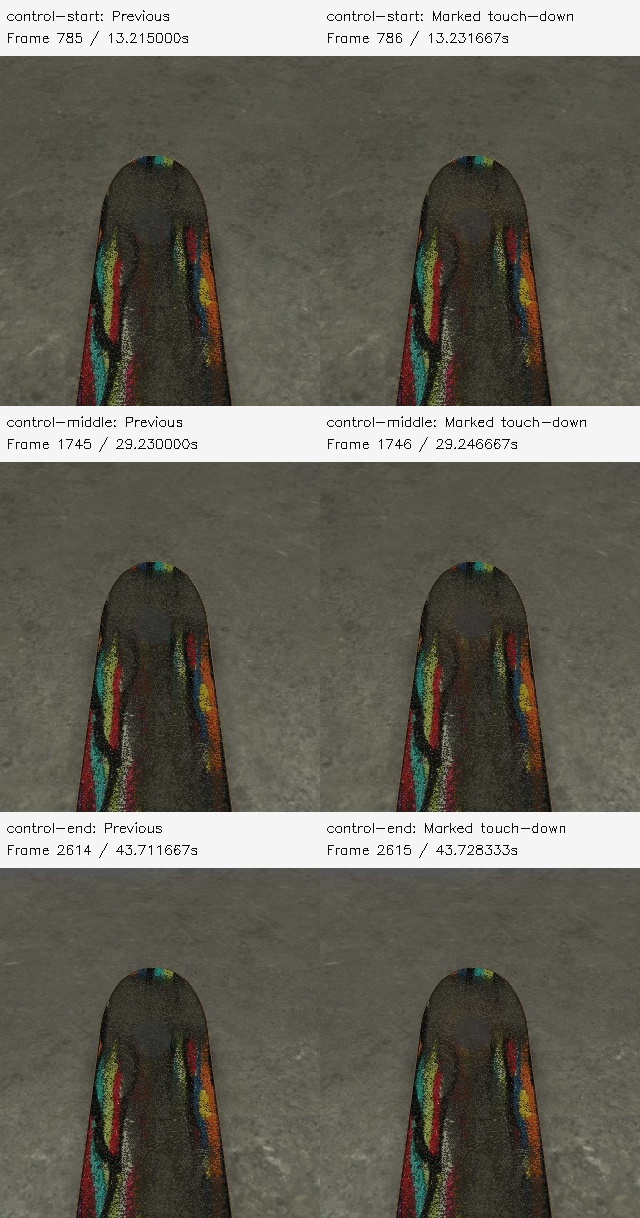
#> input picture research/evidence/HID-USB-20261006/pico-curve-pilot-curve-01-timing-20261009/boundary-pairs.jpg, 640 x 1218 px; its folder holds only this picture in this run
$ python -i trick_info_reader.py   (imports and definitions only)
#> lines starting #> are read from the running program, lines starting #| are printed output that depends on the picture; after the words box and inside, x2 and y2 are one past the last pixel; in counts of white or black regions, pixels touching at a corner belong together
import difflib
import logging
import re
from functools import lru_cache
from typing import Literal, NamedTuple

import cv2
import numpy as np

from .known_tricks import KNOWN_TRICKS, MODIFIERS
from trueskate_ai.vision.vision_ocr import image_to_lines as vision_image_to_lines
from trueskate_ai.vision.vision_ocr import is_vision_available, vision_unavailable_reason


class TrickResult(NamedTuple):
    trick: str
    status: Literal["landed", "failed", "unknown"]


class AnchorInfo(NamedTuple):
    """Cheap (OCR-free) description of a trick-notification anchor in a frame.

    The anchor is the green (landed) / red (failed) score-digit cluster. `mask`
    is the boolean colour mask over ``frame[anchor_y_offset:680, :]`` and is
    consumed by `ocr_at_anchor`. `clipped` is True when the notification is
    mid-slide (anchor bbox hugging a frame edge) — its trick name is truncated
    and OCR on it would yield garbage fragments.
    """

    status: Literal["landed", "failed"]
    mask: np.ndarray
    anchor_y_offset: int
    x_min: int
    x_max: int
    y_min: int
    y_max: int
    pixel_count: int
    clipped: bool


# Row where the anchor colour-search band starts (frames are 750x1624).
_ANCHOR_Y_OFFSET = 180
# A notification slides in from the left and out to the right; when its anchor
# bbox is within these margins of a frame edge the trick name is clipped
# off-screen. Asymmetric: the name extends far left of the score but only
# slightly right, and the right-edge slide-out is the dominant failure mode.
_CLIP_MARGIN_LEFT = 40
_CLIP_MARGIN_RIGHT = 150

# Sponsor/park-name words that show up in-frame and must never match a trick.
_BANNER_WORDS = frozenset({
    "TRUE", "SKATE", "SUPER", "CROWN", "STREET", "LEAGUE", "SLS",
    "CALIFORNIA", "SKATEPARKS", "SANTA", "CRUZ", "GLASSHOUSE",
})

_LOGGED_OCR_BACKEND = False


# [22 lines left out: functions _resolve_ocr_backend, _extract_lines_with_ocr, not called in this run]


def ensure_ocr_backend_ready() -> None:
    """Fail fast if OCR backend is misconfigured or unavailable."""
    _resolve_ocr_backend()


# [34 lines left out: function _match_component, not called in this run]


def _find_anchor(search: np.ndarray) -> tuple[np.ndarray, Literal["landed", "failed"]] | None:
    """Find the notification anchor band (green = landed, red = failed).

    Args:
        search: Cropped frame slice (frame[180:680, :]) in BGR.

    Returns:
        (mask, status) where mask is a bool array over search and status is
        "landed" or "failed", or None if no colour is found.
    """
    r = search[:, :, 2].astype(np.int32)
    g = search[:, :, 1].astype(np.int32)
    b = search[:, :, 0].astype(np.int32)

    green_mask = (g > 150) & ((g - r) > 40) & ((g - b) > 40)
    if green_mask.sum() >= 15:
        logging.debug("anchor search: green=%d, red=— (skipped)", green_mask.sum())
        return green_mask, "landed"

    # Filter red pixels to the left+center two-thirds of the frame to exclude
    # right-edge sponsor bars and stadium walls; notification banners appear on
    # the left or center of the screen.
    w = search.shape[1]
    left_center = np.zeros_like(r, dtype=bool)
    left_center[:, : 2 * w // 3] = True

    red_mask = (r > 150) & ((r - g) > 60) & ((r - b) > 60)
    red_filtered = red_mask & left_center

    logging.debug("anchor search: green=%d, red=%d (filtered)", green_mask.sum(), red_filtered.sum())

    if red_filtered.sum() >= 35:
        return red_filtered, "failed"

    return None


# [104 lines left out: function _ocr_above_anchor, not called in this run]


def find_notification_anchor(frame: np.ndarray) -> AnchorInfo | None:
    """Cheap, OCR-free detection of the trick-notification anchor.

    Runs only colour thresholding (fast numpy) — no OCR. Used to score and rank
    many captured frames before paying for OCR on just the best few.

    Returns AnchorInfo, or None if no green/red notification colour is present.
    """
    search = frame[_ANCHOR_Y_OFFSET:680, :]
    result = _find_anchor(search)
    if result is None:
        return None

    mask, status = result
    ys, xs = np.where(mask)
    x_min, x_max = int(xs.min()), int(xs.max())
    y_min = int(ys.min()) + _ANCHOR_Y_OFFSET
    y_max = int(ys.max()) + _ANCHOR_Y_OFFSET
    w = frame.shape[1]
    clipped = x_min <= _CLIP_MARGIN_LEFT or x_max >= w - _CLIP_MARGIN_RIGHT
    return AnchorInfo(
        status=status,
        mask=mask,
        anchor_y_offset=_ANCHOR_Y_OFFSET,
        x_min=x_min,
        x_max=x_max,
        y_min=y_min,
        y_max=y_max,
        pixel_count=int(mask.sum()),
        clipped=clipped,
    )


def ocr_at_anchor(frame: np.ndarray, anchor: AnchorInfo) -> tuple[TrickResult | None, dict]:
    """Run the (expensive) OCR pipeline for a precomputed anchor."""
    return _ocr_above_anchor(frame, anchor.mask, anchor.anchor_y_offset, anchor.status)


def detect_trick_with_diagnostics(frame: np.ndarray) -> tuple[TrickResult | None, dict]:
    """Return trick detection result plus per-frame diagnostics."""
    diagnostics: dict = {
        "anchor_found": False,
        "anchor_status": None,
        "anchor_pixels": 0,
        "anchor_clipped": False,
        "crop_bounds": None,
        "ocr_lines": [],
        "ocr_candidates": [],
        "matched_components": [],
        "final_trick": None,
    }

    anchor = find_notification_anchor(frame)
    if anchor is None:
        return None, diagnostics

    diagnostics["anchor_found"] = True
    diagnostics["anchor_status"] = anchor.status
    diagnostics["anchor_pixels"] = anchor.pixel_count
    diagnostics["anchor_clipped"] = anchor.clipped
    trick_result, ocr_diag = ocr_at_anchor(frame, anchor)
    diagnostics.update(ocr_diag)
    return trick_result, diagnostics


# [13 lines left out: function detect_trick, not called in this run]

>>> import cv2
>>> picture = cv2.imread('../../../research/evidence/HID-USB-20261006/pico-curve-pilot-curve-01-timing-20261009/boundary-pairs.jpg')
#> picture is the input picture: shape (1218, 640, 3); mean B, G, R 90.5, 100.3, 103.2
>>> result = detect_trick_with_diagnostics(picture)
#> in find_notification_anchor, `search = frame[_ANCHOR_Y_OFFSET:680, :]`:
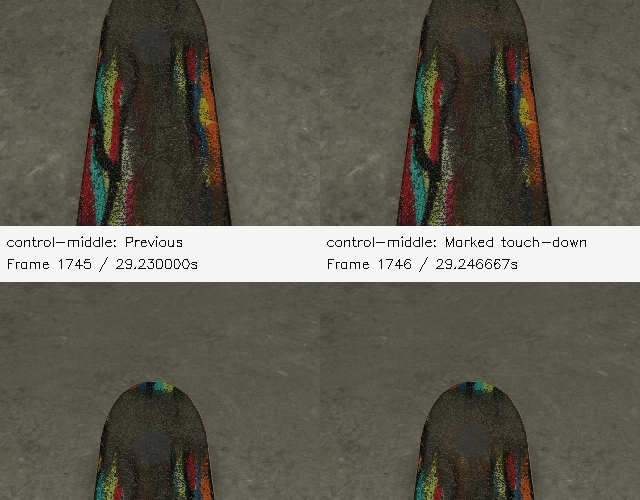
#> search: shape (500, 640, 3); mean B, G, R 85.1, 95.2, 98.2
#> in _find_anchor, `r = search[:, :, 2].astype(np.int32)`:
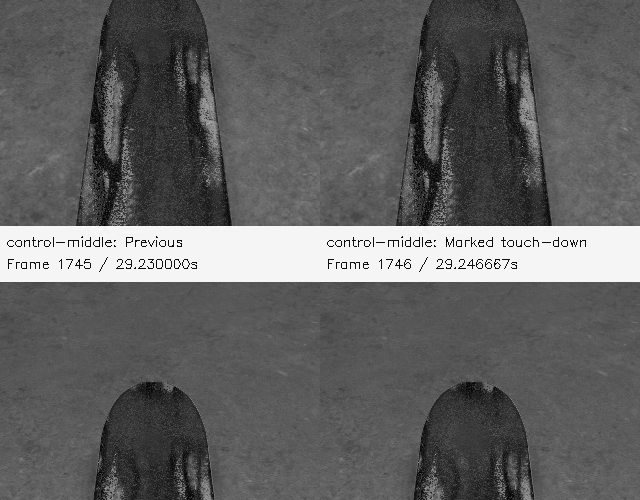
#> r: shape (500, 640) int32; min 0, max 255, mean 98.2
#> in _find_anchor, `g = search[:, :, 1].astype(np.int32)`:
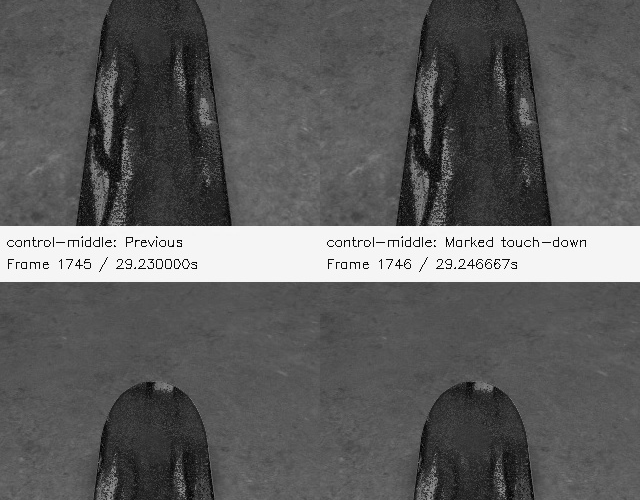
#> g: shape (500, 640) int32; min 0, max 254, mean 95.2
#> in _find_anchor, `b = search[:, :, 0].astype(np.int32)`:
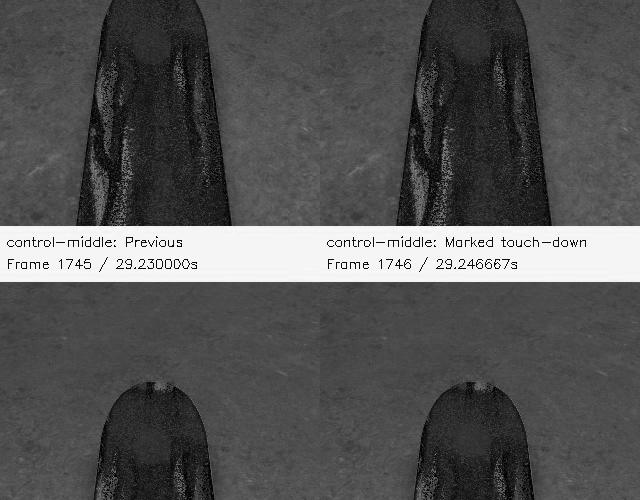
#> b: shape (500, 640) int32; min 0, max 254, mean 85.1
#> in _find_anchor, `green_mask = (g > 150) & ((g - r) > 40) & ((g - b) > 40)`: green_mask: shape (500, 640) bool; every value is 0
#> in _find_anchor, `red_mask = (r > 150) & ((r - g) > 60) & ((r - b) > 60)`:
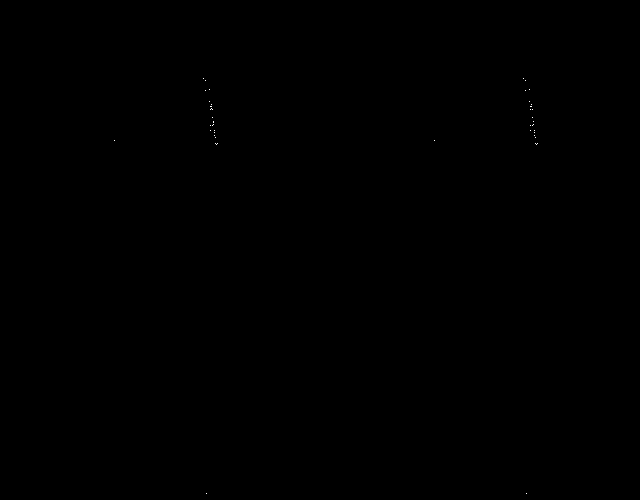
#> red_mask: shape (500, 640) bool; 0.02% white in thin lines or dots, all inside (x1, y1, x2, y2) = (114, 78, 538, 494)
#> in _find_anchor, `red_filtered = red_mask & left_center`: red_filtered: shape (500, 640) bool; 0.01% white in thin lines or dots, all inside (x1, y1, x2, y2) = (114, 78, 218, 494)
